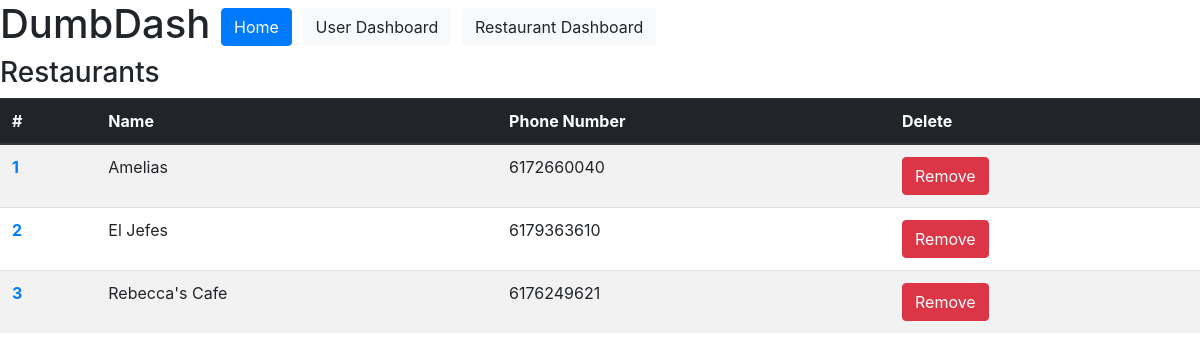
The app's page /restaurants, older data.
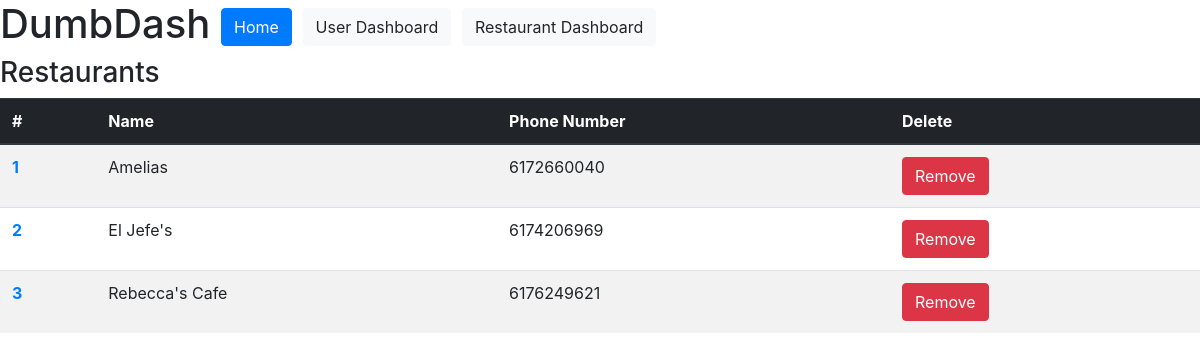
The same page, newer data.
### dumbdash/models.py (models this page shows)
class Restaurants(models.Model):
    name = models.CharField(max_length=200)
    phone_number = models.BigIntegerField()

### dumbdash/views.py (the view)
# urls.py: path("restaurants", views.restaurants_index, name="restaurants"),
@csrf_exempt
def restaurants_index(request):
    if request.method == 'POST':
        if request.POST.get('intent') == "rm":
            restaurant = Restaurants.objects.get(pk=request.POST.get('id'))
            restaurant.delete()
    restaurants = Restaurants.objects.all()
    context = {
        'restaurants': restaurants
    }
    return render(request, 'restaurants_index.html', context)

### dumbdash/templates/restaurants_index.html (shortened to what this page needs)
{% extends "base.html" %}
{% load static %}
{% block page_content %}
<h3>Restaurants</h3>
<table class="table table-striped">
    <thead class="thead-dark">
        <th scope="col">#</th>
        <th scope="col">Name</th>
        <th scope="col">Phone Number</th>
        <th scope="col">Delete</th>
    </thead>
    <tbody>
        {% for restaurant in restaurants %}
            <form action="" method="post">
                <tr>
                    <th scope="row">
                        <a href="{% url 'restaurant_detail' restaurant.pk %}">
                            {{ restaurant.id }}
                        </a>
                    </th>
                    <td>{{ restaurant.name }}</td>
                    <td>{{ restaurant.phone_number }}</td>
                    <td>
                            <button type="submit" class="btn btn-danger" name="intent" value="rm">Remove</button>
                    </td>
                </tr>
            </form>
        {% endfor %}
    </tbody>
</table>
{% endblock %}

Row changes from the older to the newer data that the page shows:
changed Restaurants id 2: name "El Jefes" → "El Jefe's"; phone_number "6179363610" → "6174206969"
